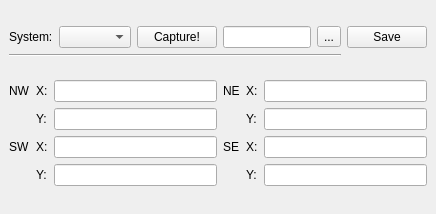
<?xml version="1.0" encoding="UTF-8"?>
<ui version="4.0">
 <class>dockWidget</class>
 <widget class="QDockWidget" name="dockWidget">
  <property name="geometry">
   <rect>
    <x>0</x>
    <y>0</y>
    <width>436</width>
    <height>214</height>
   </rect>
  </property>
  <property name="windowTitle">
   <string>Map Corners Coordinates</string>
  </property>
  <widget class="QWidget" name="dockWidgetContents">
   <layout class="QGridLayout" name="gridLayout_3">
    <item row="0" column="0">
     <layout class="QGridLayout" name="gridLayout_2">
      <item row="0" column="0">
       <widget class="QLabel" name="label">
        <property name="text">
         <string>System:</string>
        </property>
       </widget>
      </item>
      <item row="0" column="2">
       <widget class="QPushButton" name="captureButton">
        <property name="text">
         <string>Capture!</string>
        </property>
       </widget>
      </item>
      <item row="1" column="0" colspan="5">
       <widget class="Line" name="line">
        <property name="orientation">
         <enum>Qt::Horizontal</enum>
        </property>
       </widget>
      </item>
      <item row="0" column="1">
       <widget class="QComboBox" name="system_box">
        <property name="sizePolicy">
         <sizepolicy hsizetype="Expanding" vsizetype="Fixed">
          <horstretch>0</horstretch>
          <verstretch>0</verstretch>
         </sizepolicy>
        </property>
       </widget>
      </item>
      <item row="0" column="5">
       <widget class="QPushButton" name="saveButton">
        <property name="text">
         <string>Save</string>
        </property>
       </widget>
      </item>
      <item row="0" column="4">
       <widget class="QToolButton" name="dir_toolbutton">
        <property name="text">
         <string>...</string>
        </property>
       </widget>
      </item>
      <item row="0" column="3">
       <widget class="QLineEdit" name="dir_name">
        <property name="readOnly">
         <bool>true</bool>
        </property>
       </widget>
      </item>
     </layout>
    </item>
    <item row="1" column="0">
     <layout class="QGridLayout" name="gridLayout">
      <item row="3" column="2">
       <widget class="QLineEdit" name="coor_SWY">
        <property name="readOnly">
         <bool>true</bool>
        </property>
       </widget>
      </item>
      <item row="3" column="1">
       <widget class="QLabel" name="label_11">
        <property name="text">
         <string>Y:</string>
        </property>
       </widget>
      </item>
      <item row="0" column="3">
       <widget class="QLabel" name="label_6">
        <property name="text">
         <string>NE</string>
        </property>
       </widget>
      </item>
      <item row="3" column="4">
       <widget class="QLabel" name="label_12">
        <property name="text">
         <string>Y:</string>
        </property>
       </widget>
      </item>
      <item row="1" column="1">
       <widget class="QLabel" name="label_5">
        <property name="text">
         <string>Y:</string>
        </property>
       </widget>
      </item>
      <item row="0" column="2">
       <widget class="QLineEdit" name="coor_NWX">
        <property name="readOnly">
         <bool>true</bool>
        </property>
       </widget>
      </item>
      <item row="2" column="2">
       <widget class="QLineEdit" name="coor_SWX">
        <property name="readOnly">
         <bool>true</bool>
        </property>
       </widget>
      </item>
      <item row="2" column="0">
       <widget class="QLabel" name="label_9">
        <property name="text">
         <string>SW</string>
        </property>
       </widget>
      </item>
      <item row="3" column="5">
       <widget class="QLineEdit" name="coor_SEY">
        <property name="readOnly">
         <bool>true</bool>
        </property>
       </widget>
      </item>
      <item row="2" column="1">
       <widget class="QLabel" name="label_10">
        <property name="text">
         <string>X:</string>
        </property>
       </widget>
      </item>
      <item row="1" column="4">
       <widget class="QLabel" name="label_8">
        <property name="text">
         <string>Y:</string>
        </property>
       </widget>
      </item>
      <item row="0" column="5">
       <widget class="QLineEdit" name="coor_NEX">
        <property name="readOnly">
         <bool>true</bool>
        </property>
       </widget>
      </item>
      <item row="0" column="0">
       <widget class="QLabel" name="label_3">
        <property name="text">
         <string>NW</string>
        </property>
       </widget>
      </item>
      <item row="1" column="2">
       <widget class="QLineEdit" name="coor_NWY">
        <property name="readOnly">
         <bool>true</bool>
        </property>
       </widget>
      </item>
      <item row="0" column="1">
       <widget class="QLabel" name="label_4">
        <property name="text">
         <string>X:</string>
        </property>
       </widget>
      </item>
      <item row="2" column="5">
       <widget class="QLineEdit" name="coor_SEX">
        <property name="readOnly">
         <bool>true</bool>
        </property>
       </widget>
      </item>
      <item row="1" column="5">
       <widget class="QLineEdit" name="coor_NEY">
        <property name="readOnly">
         <bool>true</bool>
        </property>
       </widget>
      </item>
      <item row="2" column="3">
       <widget class="QLabel" name="label_13">
        <property name="text">
         <string>SE</string>
        </property>
       </widget>
      </item>
      <item row="2" column="4">
       <widget class="QLabel" name="label_14">
        <property name="text">
         <string>X:</string>
        </property>
       </widget>
      </item>
      <item row="0" column="4">
       <widget class="QLabel" name="label_7">
        <property name="text">
         <string>X:</string>
        </property>
       </widget>
      </item>
     </layout>
    </item>
   </layout>
  </widget>
 </widget>
 <resources/>
 <connections/>
</ui>
